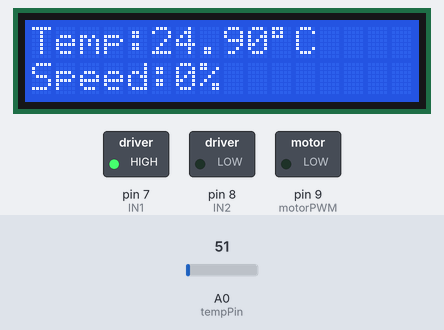
This sketch was run on a simulated Arduino Uno, built with avr-gcc and run on an emulated ATmega328P. Parts: 16×2 character LCD, switched loads named in the sketch (green lamp = pin HIGH). The test bench sets the inputs (shaded band); at power-on: A0 (tempPin) = 51. What the sketch prints to the serial monitor is not drawn.

Above: at 1.2 s.
1.3 s: A0 (tempPin) set to 55
At 3.2 s:
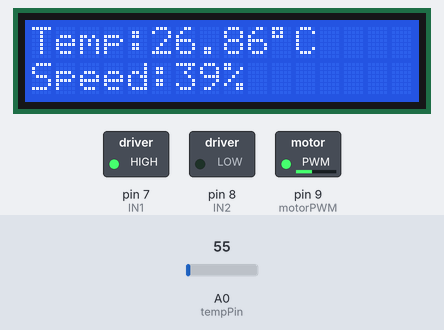
3.5 s: A0 (tempPin) set to 71
At 5.2 s:
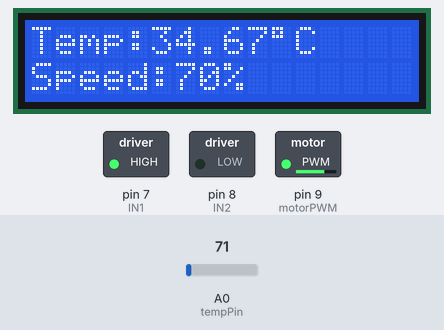
5.5 s: A0 (tempPin) set to 86
At 7.5 s:
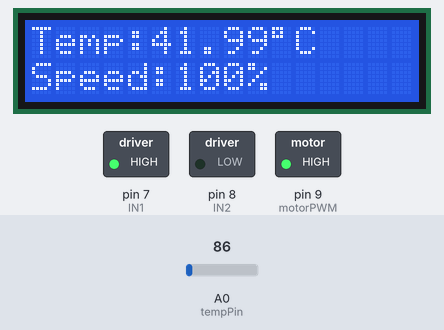
Timing chart, 0 to 9.0 s (numbered marks = the images above; inputs shaded):
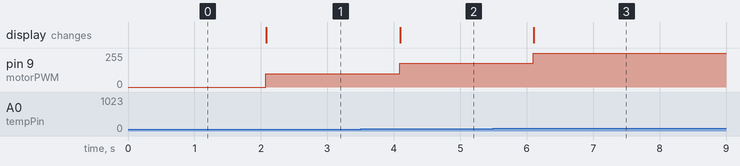

The sketch:

Temperature_Based_Motor_Control.ino
```cpp
#include <LiquidCrystal.h>

// LCD Pins: RS, EN, D4, D5, D6, D7
LiquidCrystal lcd(12, 11, 5, 4, 3, 2);

const int tempPin = A0;
const int motorPWM = 9;
const int IN1 = 7;
const int IN2 = 8;

float temperature;
int sensorValue;
int motorSpeed;

void setup() {
  lcd.begin(16, 2);

  pinMode(motorPWM, OUTPUT);
  pinMode(IN1, OUTPUT);
  pinMode(IN2, OUTPUT);

  digitalWrite(IN1, HIGH);
  digitalWrite(IN2, LOW);

  Serial.begin(9600);
}

void loop() {

  sensorValue = analogRead(tempPin);

  // LM35 Temperature Calculation
  temperature = (sensorValue * 5.0 * 100.0) / 1024.0;

  // Motor Speed Control
  if (temperature < 25)
    motorSpeed = 0;
  else if (temperature < 30)
    motorSpeed = 100;
  else if (temperature < 35)
    motorSpeed = 180;
  else
    motorSpeed = 255;

  analogWrite(motorPWM, motorSpeed);

  lcd.clear();
  lcd.setCursor(0, 0);
  lcd.print("Temp:");
  lcd.print(temperature);
  lcd.print((char)223);
  lcd.print("C");

  lcd.setCursor(0, 1);
  lcd.print("Speed:");
  lcd.print(map(motorSpeed, 0, 255, 0, 100));
  lcd.print("%");

  Serial.print("Temperature: ");
  Serial.print(temperature);
  Serial.print(" C  Speed: ");
  Serial.print(map(motorSpeed, 0, 255, 0, 100));
  Serial.println("%");

  delay(1000);
}
```

Measured:
- the behaviour switches between 51 and 52 on A0 (tempPin) (found by bisection; images 0 and 1)
- after the input at 1.3 s, pin 9 (motorPWM): 0/255 → 100/255 after 0.78 s; the display: changes after 0.78 s (image 1)
- after the input at 3.5 s, pin 9 (motorPWM): 100/255 → 180/255 after 0.59 s; the display: changes after 0.60 s (image 2)
- after the input at 5.5 s, pin 9 (motorPWM): 180/255 → 255/255 after 0.60 s; the display: changes after 0.61 s (image 3)
